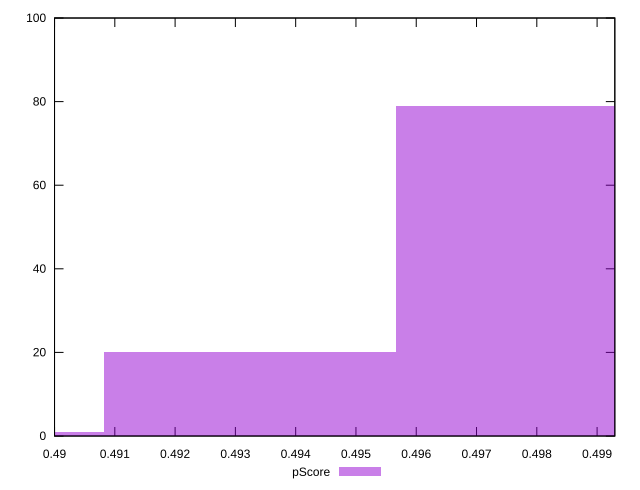

Here is the gnuplot script that generated this plot:
reset

$pScore <<EOF
0.4884094157577613 1
0.49808088933712297 79
0.49324515254744217 20
EOF

set key outside below
set boxwidth 0.004835736789680805
set xrange [0.49:0.49929411764705883]
set yrange [0:100]
set trange [0:100]
set style fill transparent solid 0.5 noborder
set terminal svg size 640, 490 enhanced background rgb 'white'
set output "report_00018_2021-02-10T15-25-16.877Z/uses-rel-preload/samples/pages+cached/pScore/histogram.svg"

plot $pScore title "pScore" with boxes

reset
